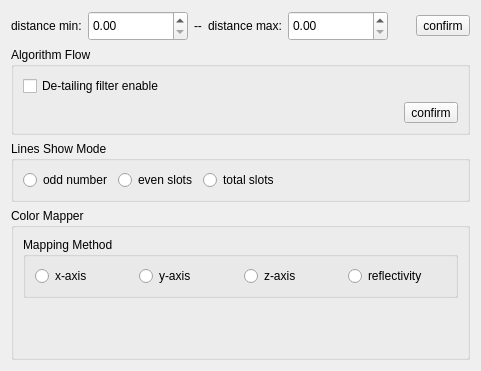
<?xml version="1.0" encoding="UTF-8"?>
<ui version="4.0">
 <class>ColorMapTypeDistanceThreshold</class>
 <widget class="QDialog" name="ColorMapTypeDistanceThreshold">
  <property name="geometry">
   <rect>
    <x>0</x>
    <y>0</y>
    <width>481</width>
    <height>371</height>
   </rect>
  </property>
  <property name="windowTitle">
   <string>Dialog</string>
  </property>
  <layout class="QVBoxLayout" name="verticalLayout_2">
   <item>
    <layout class="QHBoxLayout" name="horizontalLayout">
     <item>
      <widget class="QLabel" name="label">
       <property name="text">
        <string>distance min:</string>
       </property>
      </widget>
     </item>
     <item>
      <widget class="QDoubleSpinBox" name="dsb_min_threhold">
       <property name="minimumSize">
        <size>
         <width>100</width>
         <height>30</height>
        </size>
       </property>
      </widget>
     </item>
     <item>
      <widget class="QLabel" name="label_2">
       <property name="text">
        <string>--</string>
       </property>
      </widget>
     </item>
     <item>
      <widget class="QLabel" name="label_4">
       <property name="text">
        <string>distance max:</string>
       </property>
      </widget>
     </item>
     <item>
      <widget class="QDoubleSpinBox" name="dsb_max_threhold">
       <property name="minimumSize">
        <size>
         <width>100</width>
         <height>30</height>
        </size>
       </property>
      </widget>
     </item>
     <item>
      <spacer name="horizontalSpacer">
       <property name="orientation">
        <enum>Qt::Orientation::Horizontal</enum>
       </property>
       <property name="sizeHint" stdset="0">
        <size>
         <width>40</width>
         <height>20</height>
        </size>
       </property>
      </spacer>
     </item>
     <item>
      <widget class="QToolButton" name="tb_distance_confirm">
       <property name="text">
        <string>confirm</string>
       </property>
      </widget>
     </item>
    </layout>
   </item>
   <item>
    <widget class="QGroupBox" name="groupBox">
     <property name="title">
      <string>Algorithm Flow</string>
     </property>
     <layout class="QGridLayout" name="gridLayout">
      <item row="0" column="0">
       <widget class="QCheckBox" name="cb_detail_filter">
        <property name="text">
         <string>De-tailing filter enable</string>
        </property>
       </widget>
      </item>
      <item row="1" column="1">
       <widget class="QToolButton" name="tb_algo_confirm">
        <property name="text">
         <string>confirm</string>
        </property>
       </widget>
      </item>
     </layout>
    </widget>
   </item>
   <item>
    <widget class="QGroupBox" name="groupBox_4">
     <property name="title">
      <string>Lines Show Mode</string>
     </property>
     <layout class="QHBoxLayout" name="horizontalLayout_2">
      <item>
       <widget class="QRadioButton" name="rb_odd">
        <property name="text">
         <string>odd number</string>
        </property>
       </widget>
      </item>
      <item>
       <widget class="QRadioButton" name="rb_even">
        <property name="text">
         <string>even slots</string>
        </property>
       </widget>
      </item>
      <item>
       <widget class="QRadioButton" name="rb_total">
        <property name="text">
         <string>total slots</string>
        </property>
       </widget>
      </item>
      <item>
       <spacer name="horizontalSpacer_2">
        <property name="orientation">
         <enum>Qt::Orientation::Horizontal</enum>
        </property>
        <property name="sizeHint" stdset="0">
         <size>
          <width>74</width>
          <height>20</height>
         </size>
        </property>
       </spacer>
      </item>
     </layout>
    </widget>
   </item>
   <item>
    <widget class="QGroupBox" name="groupBox_2">
     <property name="title">
      <string>Color Mapper</string>
     </property>
     <layout class="QVBoxLayout" name="verticalLayout">
      <item>
       <widget class="QGroupBox" name="groupBox_3">
        <property name="title">
         <string>Mapping Method</string>
        </property>
        <layout class="QGridLayout" name="gridLayout_3">
         <item row="0" column="0">
          <layout class="QGridLayout" name="gridLayout_2">
           <item row="0" column="0">
            <widget class="QRadioButton" name="rb_x">
             <property name="text">
              <string>x-axis</string>
             </property>
            </widget>
           </item>
           <item row="0" column="1">
            <widget class="QRadioButton" name="rb_y">
             <property name="text">
              <string>y-axis</string>
             </property>
            </widget>
           </item>
           <item row="0" column="2">
            <widget class="QRadioButton" name="rb_z">
             <property name="text">
              <string>z-axis</string>
             </property>
            </widget>
           </item>
           <item row="0" column="3">
            <widget class="QRadioButton" name="rb_reflectivity">
             <property name="text">
              <string>reflectivity</string>
             </property>
            </widget>
           </item>
          </layout>
         </item>
        </layout>
       </widget>
      </item>
      <item>
       <spacer name="verticalSpacer">
        <property name="orientation">
         <enum>Qt::Orientation::Vertical</enum>
        </property>
        <property name="sizeHint" stdset="0">
         <size>
          <width>20</width>
          <height>1</height>
         </size>
        </property>
       </spacer>
      </item>
      <item>
       <widget class="ys_scene::ColorMapper" name="cm_distance_color" native="true"/>
      </item>
     </layout>
    </widget>
   </item>
  </layout>
 </widget>
 <customwidgets>
  <customwidget>
   <class>ys_scene::ColorMapper</class>
   <extends>QWidget</extends>
   <header>colormapper/colormapper.h</header>
   <container>1</container>
  </customwidget>
 </customwidgets>
 <resources/>
 <connections/>
</ui>
